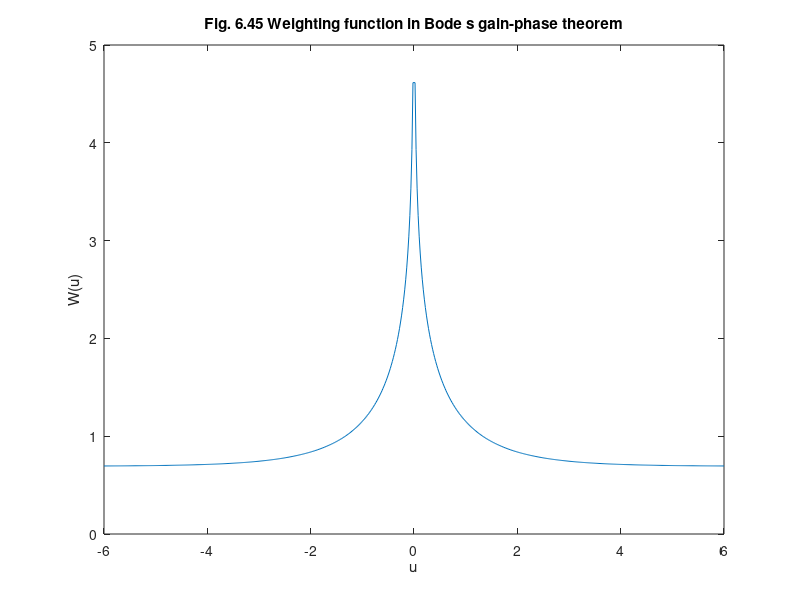

MATLAB code to generate this figure: (Note: this script raises an error after producing the figure.)
%  Figure 6.45      Feedback Control of Dynamic Systems, 6e
%                   Franklin, Powell, Emami

%   Weighting function in Bode's gain-phase theorem

clear all;
%close all;
clf

coth=0*ones(1,101);
u=-6:.02:6;
length(u);
for i=1:1:601,
num=exp(.5*abs(u(i)))-exp(-.5*abs(u(i)));
den=exp(.5*abs(u(i)))+exp(.5*abs(u(i)));
tanhu=num/den;
if i == 301, tanhu=.000001; end   % prevents div by zero error
cothu=1/tanhu;
coth(1,i)=log(cothu);
end;
ii=[1:300 302:601];
plot(u(ii),coth(ii));
xlabel('u');
ylabel('W(u)');
title('Fig. 6.45 Weighting function in Bode s gain-phase theorem');
nicegrid;
